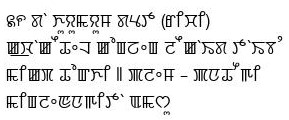
#> input picture text-image_to_character-images_segmentation/img/0_5.jpg, 289 x 120 px, found by its file name
$ jupyter execute --allow-errors predict0.ipynb
#> lines starting #> are read from the running program, lines starting #| are printed output that depends on the picture; after the words box and inside, x2 and y2 are one past the last pixel; in counts of white or black regions, pixels touching at a corner belong together
[cell 1]
import os
import cv2
import math
import numpy as np
import matplotlib.pyplot as plt
from PIL import Image, ImageEnhance

import time
import multiprocessing
from functools import wraps
# [5 lines of commented-out code are left out]

[cell 2]
def addPadding(image, all=None):
    '''
    - ``Input``: an image
    - ``Output``:
        - add padding top: 10, bottom: 20 - ((height + top) % 10), left: 10, right: 20 - ((width + left) % 10)
        - so that the image can be divided into 10 equal parts vertically
    '''
    image = np.asarray(image)
    height, width, channels = image.shape
    # print(height, width, channels)
    image = Image.fromarray(image)
    if all == None:
        top = 10
        bottom = 20 - ((height+top) % 10)
        left = 10
        right = 20 - ((width+left) % 10)
    else: top, right, bottom, left = all, all, all, all
    new_width = width + left + right
    new_height = height + top + bottom
    result = Image.new(image.mode, (new_width, new_height), (255, 255, 255))
    result.paste(image, (left, top))
    result = np.asarray(result)
    # cv2.imshow('result', result)
    # cv2.waitKey(0)
    # print(result.shape)
    return result

[cell 3]
def removePadding(image):
    gray = cv2.cvtColor(image, cv2.COLOR_RGB2GRAY)
    _, binary_image = cv2.threshold(
        gray, 0, 255, cv2.THRESH_OTSU + cv2.THRESH_BINARY_INV
    )
    for i in range(4):
        while sum(binary_image[0]) == 0:
            image = image[1:]
            binary_image = binary_image[1:]
        image = np.rot90(image)
        binary_image = np.rot90(binary_image)
    return image

[cell 4]
def tempDisplay(dict_):
    """
    - `Input`: dictionary
        - ``key``: name for the image to be displayed
        - ``value``: image to be displayed
    - `Output`: a matplotlib plot with the all the images in the dictionary in one image
    """
    rows = int(math.sqrt(len(dict_)))
    cols = math.ceil(len(dict_)/rows)
    fig = plt.figure(figsize=(10, 5))
    i = 1
    for key in dict_:
        fig.add_subplot(rows, cols, i)
        i = i + 1
        plt.imshow(dict_[key])
        plt.axis('off')
        plt.title(str(key))
    plt.show()

[cell 5]
def cropImage(pixel_values, original_image, rotate=False):
    '''
    - `Input`:
        - ``pixel_values``: vertical pixel values range [from, to] to be cropped
        - ``original_image``: image from which the cropped images are needed
        - ``rotate``: if the image is to be rotated or not before the cropping (used for word segmentation form the line images)
    - `Output`: cropped images from the ``original_image``
    '''
    image = original_image
    if rotate:
        image = np.rot90(image, 3)
    cropped_images = []
    h, w = image.shape[:2]
    # dp = {}
    for i in range(len(pixel_values)):
        crop_image = image[pixel_values[i][0]:pixel_values[i][1], 0:w]
        # dp[i] = crop_image
        if rotate:
            cropped_images.append(np.rot90(crop_image))
        else:
            cropped_images.append(crop_image)
    # tempDisplay(dp)
    return cropped_images

[cell 6]
# [9 lines of commented-out code are left out]
def imageContrast(image, alpha=1.1, beta=5):
    # Convert the input image to a float32 array for better precision
    image = image.astype(np.float32)

    # Apply the contrast and brightness adjustments using NumPy functions
    image_contrast = np.clip(alpha * image + beta, 0, 255).astype(np.uint8)

    image = Image.fromarray(image_contrast)

    new_image = image

    filter = ImageEnhance.Contrast(new_image)
    new_image = filter.enhance(1.25)

    filter = ImageEnhance.Sharpness(new_image)
    new_image = filter.enhance(1.25)

    new_image = np.asarray(new_image)

    # cv2.imwrite("contrast.jpg", new_image)
    return new_image

[cell 7]
def segmentation(image, line_segmentation=False, word_segmentation=False, letter_segmentation=False):
    """
    - `Input`:
        - ``image``: image to be segmented
        - ``rotate``: ``bool`` if the image is to be rotated or not (used for word segmentation form the line images)
    - `Output`: vertical pixel values range [from, to] to be cropped
    """
    image = cv2.cvtColor(image, cv2.COLOR_RGB2GRAY)

    ret, image = cv2.threshold(
        image, 128, 255, cv2.THRESH_OTSU | cv2.THRESH_BINARY_INV)

    # ret, image = cv2.threshold(image, 64, 255, cv2.THRESH_BINARY_INV)

    # ret, image = cv2.threshold(image, np.mean(image), 255, cv2.THRESH_BINARY_INV)

    # rect_kernel_2 = cv2.getStructuringElement(cv2.MORPH_RECT, (2, 4))
    rect_kernel_2 = cv2.getStructuringElement(cv2.MORPH_RECT, (1, 2))


    if line_segmentation:
        line_kernel = cv2.getStructuringElement(cv2.MORPH_RECT, (10, 1))
        image = cv2.erode(image, rect_kernel_2, iterations=1)
        image = cv2.dilate(image, line_kernel, iterations=1)
        # cv2.imwrite("temp.jpg", image)

    if word_segmentation:
        image = np.rot90(image, 3)
        # para_image = cv2.dilate(image, rect_kernel_2, iterations=6)
        image = cv2.dilate(image, rect_kernel_2, iterations=4)
        # cv2.imshow("image", image)
        # cv2.waitKey(0)
        # image = word_image

    if letter_segmentation:
        image = np.rot90(image, 3)
        # [7 lines of commented-out code are left out]

    h, w = image.shape[:2]
    pixel_values = []
    temp = []
    for i in range(1, h):
        if len(temp) == 2:
            pixel_values.append(temp)
            temp = []

        if len(temp) == 0 and sum(image[i-1]) == 0 and sum(image[i]) != 0:
            temp.append(i - 1)

        if len(temp) == 1 and sum(image[i-1]) != 0 and sum(image[i]) == 0:
            temp.append(i + 1)

    return pixel_values

[cell 8]
# 83
img_name = "0_0.jpg"
img_name = "0_1.jpg"
img_name = "0_3.jpg"
img_name = "0_4.jpg"
img_name = "0_5.jpg"
IMAGE_PATH = f"{os.getcwd()}\\img\\{img_name}"
print(IMAGE_PATH)
ORIGINAL_IMAGE = cv2.imread(IMAGE_PATH)
#> ORIGINAL_IMAGE is the input picture: shape (120, 289, 3); min 0, max 255, mean 230
ORIGINAL_IMAGE = addPadding(ORIGINAL_IMAGE)
#> in addPadding, `result = Image.new(image.mode, (new_width, new_height), (255, 255, 255))`: result: PIL image 310x150 RGB; every value is 255
ORIGINAL_IMAGE = imageContrast(ORIGINAL_IMAGE)
#> in imageContrast, `new_image = filter.enhance(1.25)`:
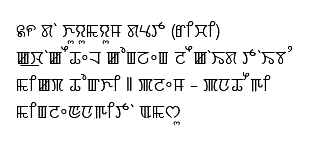
#> new_image: PIL image 310x150 RGB; min 0, max 255, mean 237.2


# [17 lines of commented-out code are left out]

[cell 9]
temp_path = f"{os.getcwd()}\\temp"
folder_names = ["lines", "words", "thin_words", "letters0", "letters1", "letters2"]

if not os.path.exists(temp_path):
    os.mkdir(temp_path)

for folder_name in folder_names:
    if not os.path.exists(f"{temp_path}\\{folder_name}"):
        os.mkdir(f"{temp_path}\\{folder_name}")

for folder_name in folder_names:
    folder_path = f"{temp_path}\\{folder_name}"
    for file in os.listdir(folder_path):
        file_path = f"{folder_path}\\{file}"
        if os.path.isfile(file_path):
            os.remove(file_path)

[cell 10]
pixel_values = segmentation(ORIGINAL_IMAGE, line_segmentation=True)
#> in segmentation, `ret, image = cv2.threshold( image, 128, 255, cv2.THRESH_OTSU | cv2.THR..`:
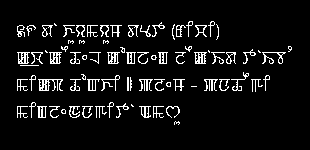
#> image: shape (150, 310); 7.2% white in thin lines or dots, all inside (x1, y1, x2, y2) = (17, 21, 292, 125)
#> in segmentation, `ret, image = cv2.threshold( image, 128, 255, cv2.THRESH_OTSU | cv2.THR..`: ret = 139
#> in segmentation, `image = cv2.erode(image, rect_kernel_2, iterations=1)`: image: shape (150, 310); 4.1% white in thin lines or dots, all inside (x1, y1, x2, y2) = (17, 22, 292, 125)
#> in segmentation, `image = cv2.dilate(image, line_kernel, iterations=1)`:
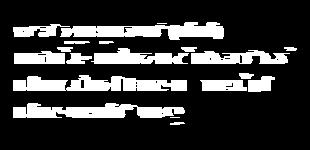
#> image: shape (150, 310); 21.2% white; 19 white regions (2 under 20 px), largest, box (x1, y1, x2, y2) and area: (13, 75, 187, 91) 1932, (60, 22, 224, 40) 1835, (13, 103, 185, 118) 1770
#> after the loop in segmentation, `for i in range(1, h):`: pixel_values = [[21, 41], [40, 45], [46, 65], [72, 93], [102, 119], [121, 126]]; temp = []
ARTICLE_LINES = cropImage(pixel_values, ORIGINAL_IMAGE)
#> the loop in cropImage, `for i in range(len(pixel_values)):` made 6 passes
#> pass 1, in cropImage, `crop_image = image[pixel_values[i][0]:pixel_values[i][1], 0:w]`:
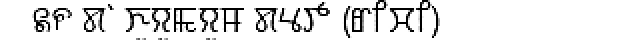
#> crop_image: shape (20, 310, 3) (shown 2 times larger); min 0, max 255, mean 226.5
#> after the loop in cropImage, `for i in range(len(pixel_values)):`: cropped_images = 6 items
#> ARTICLE_LINES = 6 items

for i, line in enumerate(ARTICLE_LINES):
    # tempDisplay({i: ARTICLE_LINES[i]})
    cv2.imwrite(f"{os.getcwd()}\\temp\\lines\\{i}.jpg", line)
#> this loop made 6 passes

[cell 11]
ARTICLE_WORDS = []
for line in ARTICLE_LINES:
    pixel_values = segmentation(line, word_segmentation=True)
    words = cropImage(pixel_values, line, rotate=True)
    # words = [resize(word, 2000) for word in words]
    ARTICLE_WORDS.append(words)
#> this loop made 6 passes
#> (ret in segmentation, pixel_values) on passes 1, 2, 3, 5, 6: (138, [[16, 41], [41, 62], [62, 127], [127, 170], [171, 224]]), (154, [[67, 79], [78, 90], [102, 114]]), (140, [[16, 106], [106, 173], [174, 241], [242, 297]]), (136, [[16, 139], [138, 185]]), (149, [[173, 185]])
#> ret in segmentation on pass 4: 138
#> pass 1, in segmentation (call 2), `ret, image = cv2.threshold( image, 128, 255, cv2.THRESH_OTSU | cv2.THR..`:
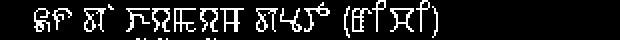
#> image: shape (20, 310) (shown 2 times larger); 11.3% white in thin lines or dots, all inside (x1, y1, x2, y2) = (17, 0, 219, 20)
#> pass 1, in segmentation (call 2), `image = cv2.dilate(image, rect_kernel_2, iterations=4)`:
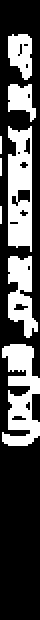
#> image: shape (310, 20) (shown 2 times larger); 31.6% white; 8 white regions (3 under 20 px), largest, box (x1, y1, x2, y2) and area: (4, 63, 16, 126) 599, (1, 172, 20, 223) 594, (4, 128, 19, 169) 373, (4, 17, 16, 40) 204, (4, 42, 18, 61) 165
#> after the loop, ARTICLE_WORDS = 6 items
    # [8 lines of commented-out code are left out]

line_count = 0
for line in ARTICLE_WORDS:
    # tempDisplay({i: word for i, word in enumerate(line)})
    for word_count, word in enumerate(line):
        cv2.imwrite(
            f"{os.getcwd()}\\temp\\words\\{line_count}_{word_count}.jpg", word)
    line_count += 1
#> this loop made 6 passes
#> pass 1, `cv2.imwrite( f"{os.getcwd()}\\temp\\words\\{line_count}_{word_count}.j..`:
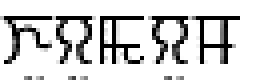
#> saved as 0_2.jpg: shape (20, 65, 3) (shown 4 times larger); min 0, max 255, mean 209.2
#> pass 1, `cv2.imwrite( f"{os.getcwd()}\\temp\\words\\{line_count}_{word_count}.j..`:
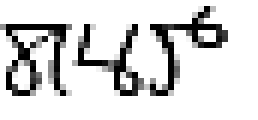
#> saved as 0_3.jpg: shape (20, 43, 3) (shown 6 times larger); min 0, max 255, mean 214.6
#> after the loop, line_count = 6

[cell 12]
# [16 lines of commented-out code are left out]

[cell 13]
# cc = 1

def word2Letters(image):
    # image = resize(image, 500)
    org_img = image.copy()
    img_copy = image.copy()
    gray = cv2.cvtColor(image, cv2.COLOR_RGB2GRAY)
    ret, binary_img = cv2.threshold(gray, 0, 255, cv2.THRESH_BINARY_INV + cv2.THRESH_OTSU)
    # [10 lines of commented-out code are left out]

    thinned_img = binary_img
    # [16 lines of commented-out code are left out]

    contours, hierarchy = cv2.findContours(
        thinned_img, cv2.RETR_EXTERNAL, cv2.CHAIN_APPROX_NONE)
    contours = sorted(contours, key=lambda cnt: cv2.boundingRect(cnt)[0])
    cropped_images = []
    for cnt in contours:
        x, y, w, h = cv2.boundingRect(cnt)
        # rect = cv2.rectangle(img_copy, (x, y), (x + w, y + h), (0, 0, 255), 1)
        x1, y1, x2, y2 = x - 2, y - 2, x + w + 2, y + h + 2
        # x1, y1, x2, y2 = x, y, x + w, y + h
        cropped = org_img[y1 : y2, x1 : x2]
        cropped_images.append(cropped)
    return cropped_images


    # [4 lines of commented-out code are left out]

[cell 14]
ARTICLE_LETTERS = []
for line in ARTICLE_WORDS:
    temp_line = []
    for word in line:
        word = addPadding(word, 2)
        # pixel_values = word2Letters(word)
        # letters = cropImage(pixel_values, word, True)
        letters = word2Letters(word)
        temp_line.append(letters)
        # temp_line.append([removePadding(letter) for letter in letters])
    ARTICLE_LETTERS.append(temp_line)
#> this loop made 6 passes
#> pass 1, in addPadding (call 2), `result = np.asarray(result)`:
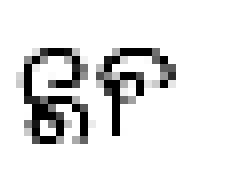
#> result: shape (24, 29, 3) (shown 8 times larger); min 0, max 255, mean 227.8
#> pass 1, in word2Letters, `ret, binary_img = cv2.threshold(gray, 0, 255, cv2.THRESH_BINARY_INV + ..`:
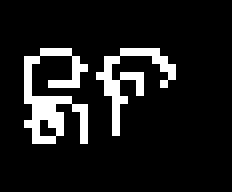
#> binary_img: shape (24, 29) (shown 8 times larger); 11.1% white in thin lines or dots, all inside (x1, y1, x2, y2) = (3, 6, 22, 18)
#> after the loop, ARTICLE_LETTERS = 6 items


for line_count, line in enumerate(ARTICLE_LETTERS):
    for word_count, word in enumerate(line):
        for letter_count, letter in enumerate(word):
            # letter = removePadding(letter)
            try:
                cv2.imwrite(f"{os.getcwd()}\\temp\\letters0\\{line_count}_{word_count}_{letter_count}.jpg", letter)
            except:
                print("#:", line_count, word_count, letter_count)


width_sum, height_sum, count = 0, 0, 0
for line_count, line in enumerate(ARTICLE_LETTERS):
    for word_count, word in enumerate(line):
        for letter_count, letter in enumerate(word):
            temp_letter = removePadding(letter)
            # temp_letter = letter
            width_sum += temp_letter.shape[1]
            height_sum += temp_letter.shape[0]
            count += 1
#> after the loop, count = 85; height_sum = 890; width_sum = 915

[cell 15]
AVG_HEIGHT = math.floor(height_sum / count)
#> AVG_HEIGHT = 10
AVG_WIDTH = math.floor(width_sum / count)
#> AVG_WIDTH = 10
print(AVG_HEIGHT, AVG_WIDTH)
#| 10 10

[cell 16]
def letterSegmentation(letter, avg_width_or_height, rotate = False):
    letter = removePadding(letter)
    AVG_WIDTH_OR_HEIGHT = avg_width_or_height
    sub_let = [letter]
    max_idx = 0     # index of the image with max width or height

    while (sub_let[max_idx].shape[1] if rotate else sub_let[max_idx].shape[0]) > AVG_WIDTH_OR_HEIGHT*1.5:
        sub_let_img = sub_let[max_idx]

        gray = cv2.cvtColor(sub_let_img, cv2.COLOR_RGB2GRAY)

        gray = np.rot90(gray, 3) if rotate else gray
        _, binary_img = cv2.threshold(gray, np.mean(gray), 255, cv2.THRESH_BINARY_INV)

        # if rotate: _, binary_img = cv2.threshold(np.rot90(gray, 3), np.mean(gray), 255, cv2.THRESH_BINARY_INV)
        # # _, binary_img = cv2.threshold(np.rot90(gray, 3), 64, 255, cv2.THRESH_BINARY_INV)
        # else: _, binary_img = cv2.threshold(gray, np.mean(gray), 255, cv2.THRESH_BINARY_INV)

        pixel_values = []
        sum_histogram = np.asarray([sum(row) for row in binary_img])

        if rotate:
            idx_arr = sum_histogram[AVG_WIDTH_OR_HEIGHT//2: len(sum_histogram)-AVG_WIDTH_OR_HEIGHT//4]
        else:
            idx_arr = sum_histogram[AVG_WIDTH_OR_HEIGHT//4:len(sum_histogram)-AVG_WIDTH_OR_HEIGHT//4]

        if idx_arr.size == 0: break

        # idx = AVG_WIDTH_OR_HEIGHT // 2 + idx_arr.index(min(idx_arr))
        if rotate: idx =  AVG_WIDTH_OR_HEIGHT//2 + np.where(idx_arr==np.min(idx_arr[np.nonzero(idx_arr)]))[0][0]
        else: idx = AVG_WIDTH_OR_HEIGHT//4 + np.where(idx_arr==np.min(idx_arr[np.nonzero(idx_arr)]))[0][0]


        left, right = sub_let[:max_idx], sub_let[max_idx+1:]
        # pixel_values = [[0, idx+1], [idx-1, len(binary_img)]]
        if rotate: pixel_values = [[0, idx], [idx, len(binary_img)]]
        else: pixel_values = [[0, idx+1], [idx-1, len(binary_img)]]

        if rotate: cropped_sub_let = cropImage(pixel_values, sub_let_img, rotate=True)
        else: cropped_sub_let = cropImage(pixel_values, sub_let_img)

        sub_let = [*left, *cropped_sub_let, *right]

        # max_idx = sub_let.index(max(sub_let, key=lambda x: x.shape[1]))
        max_idx = 0
        for i, img in enumerate(sub_let):
            if rotate:
                if img.shape[1] > sub_let[max_idx].shape[1]:
                    max_idx = i
            else:
                if img.shape[0] > sub_let[max_idx].shape[0]:
                    max_idx = i
        # for i, img in enumerate(sub_let):
        #     if img == []
    return sub_let

[cell 17]
TEMP_ARTICLE_LETTERS = []
for line_count, line in enumerate(ARTICLE_LETTERS):
    temp_line = []
    for word_count, word in enumerate(line):
        temp_word = []
        for letter_count, letter in enumerate(word):
            if letter.shape[1] > AVG_WIDTH*1.25:
                # print("w", line_count, word_count, letter_count)
                sub_let_horizontal = letterSegmentation(letter, AVG_WIDTH, True)
                temp_word = [*temp_word, *sub_let_horizontal]
            else: temp_word.append(letter)
        temp_line.append(temp_word)
    TEMP_ARTICLE_LETTERS.append(temp_line)
#> this loop made 6 passes
#> after the loop, TEMP_ARTICLE_LETTERS = 6 items
ARTICLE_LETTERS = TEMP_ARTICLE_LETTERS

for line_count, line in enumerate(ARTICLE_LETTERS):
    for word_count, word in enumerate(line):
        for letter_count, letter in enumerate(word):
            try:
                cv2.imwrite(f"{os.getcwd()}\\temp\\letters1\\{line_count}_{word_count}_{letter_count}.jpg", letter)
                # cv2.imwrite(f"{os.getcwd()}\\temp\\letters1\\{line_count}_{word_count}_{letter_count}.jpg", imageContrast(cv2.resize(letter, (32, 32))))
            except:
                print("#:", line_count, word_count, letter_count)

TEMP_ARTICLE_LETTERS = []
for line_count, line in enumerate(ARTICLE_LETTERS):
    temp_line = []
    for word_count, word in enumerate(line):
        temp_word = []
        for letter_count, letter in enumerate(word):
            # if line_count == 6 and word_count == 1 and letter_count == 0: continue
            # if line_count == 11 and word_count == 3 and letter_count == 0: continue
            if letter.shape[0] > AVG_HEIGHT*1.25:
                # [11 lines of commented-out code are left out]
                sub_let_vertical = letterSegmentation(letter, AVG_HEIGHT)
                # print(len(sub_let_vertical))
                temp_word = [*temp_word, *sub_let_vertical]
            else:
                temp_word.append(letter)
        temp_line.append(temp_word)
    TEMP_ARTICLE_LETTERS.append(temp_line)
#> this loop made 6 passes
ARTICLE_LETTERS = TEMP_ARTICLE_LETTERS

for line_count, line in enumerate(ARTICLE_LETTERS):
    for word_count, word in enumerate(line):
        for letter_count, letter in enumerate(word):
            try:
                cv2.imwrite(f"{os.getcwd()}\\temp\\letters2\\{line_count}_{word_count}_{letter_count}.jpg", letter)
                # cv2.imwrite(f"{os.getcwd()}\\temp\\letters2\\{line_count}_{word_count}_{letter_count}.jpg", imageContrast(cv2.resize(letter, (32, 32))))
            except:
                print("#:", line_count, word_count, letter_count)

[cell 18]
import cv2
import json
import numpy as np
from keras.models import load_model


#> (the rest of this cell did not finish here and is left out)

[cell 19]
import json
import jellyfish

org_text = "꯲꯵ꯗꯥꯈꯨꯌꯨꯃꯌꯨꯝꯗꯠꯇ(ꯔꯤꯆꯤ)ꯀ꯭ꯋꯥꯀꯩꯊꯦꯜꯀꯣꯡꯖꯦꯡꯂꯩꯀꯥꯏꯗꯇꯥꯏꯕꯪꯃꯤꯀꯞꯊꯣꯛꯈꯤ꯫ꯄꯂꯦꯝ-ꯄꯅꯊꯧꯒꯤꯃꯤꯡꯂꯦꯟꯅꯒꯤꯇꯥꯑꯃꯁꯨ"
json_object = json.load(open("./meetei_mayek.json", "r"))
#> (reads mm_ocr_application/meetei_mayek.json from the repository)
